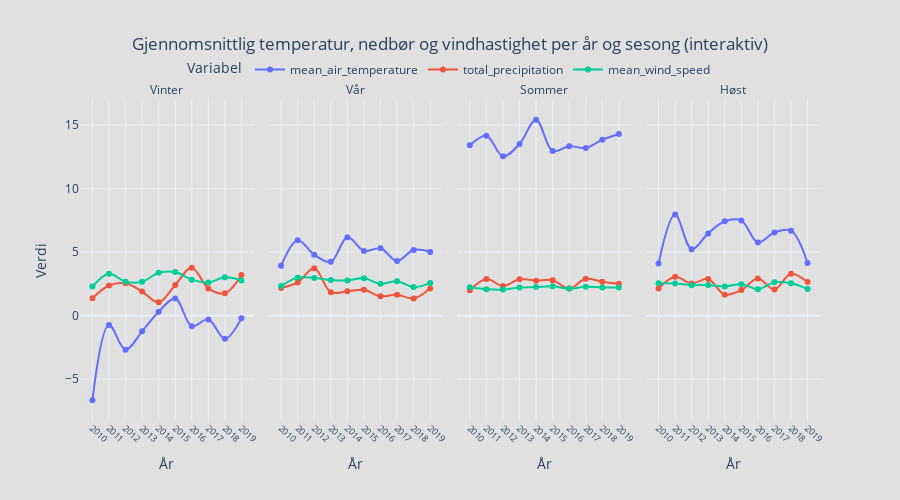

The cell this chart's notebook holds for it:
### Markdown cell above
#### Figur 5: Interaktiv Analyse av Klimavariabler over Tid 📈

**Formål:**  
Denne interaktive figuren gir brukeren mulighet til å utforske klimadata etter sesong. Den viser og sammenligner trender og variasjoner i temperatur, nedbør og vind over de fire årstidene. Målet er å enkelt kunne identifisere avvik som uvanlig varme somrer eller kalde vintre i perioden.


- **Lesbarhet:** Brukervennlig grensesnitt med gode akseetiketter og interaktive filtre.
- **Estetikk:** Interaktivt oppsett med hover-informasjon og fargekoding gjør det intuitivt og informativt.
- **Formidling:** Hjelper brukeren til å identifisere sesongmønstre og dykke dypere i spesifikke perioder.

### Code cell
plot_seasonal_weather_from_sqlite(frost_file)

### Figure 1 — Plotly figure (JSON) as saved in the notebook; plotly's stock layout.template omitted (floating-point values rounded to 4 significant figures)
{"data": [{"hovertemplate": "Variabel=mean_air_temperature<br>season=Vinter<br>År=%{x}<br>Verdi=%{y}<extra></extra>", "legendgroup": "mean_air_temperature", "line": {"color": "#636efa", "dash": "solid", "shape": "spline"}, "marker": {"symbol": "circle"}, "mode": "lines+markers", "name": "mean_air_temperature", "orientation": "v", "showlegend": true, "type": "scatter", "x": [2010, 2011, 2012, 2013, 2014, 2015, 2016, 2017, 2018, 2019], "xaxis": "x", "y": [-6.66, -0.73, -2.677, -1.233, 0.3089, 1.348, -0.8264, -0.2978, -1.822, -0.2112], "yaxis": "y"}, {"hovertemplate": "Variabel=total_precipitation<br>season=Vinter<br>År=%{x}<br>Verdi=%{y}<extra></extra>", "legendgroup": "total_precipitation", "line": {"color": "#EF553B", "dash": "solid", "shape": "spline"}, "marker": {"symbol": "circle"}, "mode": "lines+markers", "name": "total_precipitation", "orientation": "v", "showlegend": true, "type": "scatter", "x": [2010, 2011, 2012, 2013, 2014, 2015, 2016, 2017, 2018, 2019], "xaxis": "x", "y": [1.374, 2.38, 2.552, 1.898, 1.049, 2.418, 3.784, 2.148, 1.76, 3.199], "yaxis": "y"}, {"hovertemplate": "Variabel=mean_wind_speed<br>season=Vinter<br>År=%{x}<br>Verdi=%{y}<extra></extra>", "legendgroup": "mean_wind_speed", "line": {"color": "#00cc96", "dash": "solid", "shape": "spline"}, "marker": {"symbol": "circle"}, "mode": "lines+markers", "name": "mean_wind_speed", "orientation": "v", "showlegend": true, "type": "scatter", "x": [2010, 2011, 2012, 2013, 2014, 2015, 2016, 2017, 2018, 2019], "xaxis": "x", "y": [2.304, 3.303, 2.676, 2.671, 3.378, 3.433, 2.836, 2.614, 3.024, 2.779], "yaxis": "y"}, {"hovertemplate": "Variabel=mean_air_temperature<br>season=Vår<br>År=%{x}<br>Verdi=%{y}<extra></extra>", "legendgroup": "mean_air_temperature", "line": {"color": "#636efa", "dash": "solid", "shape": "spline"}, "marker": {"symbol": "circle"}, "mode": "lines+markers", "name": "mean_air_temperature", "orientation": "v", "showlegend": false, "type": "scatter", "x": [2010, 2011, 2012, 2013, 2014, 2015, 2016, 2017, 2018, 2019], "xaxis": "x2", "y": [3.934, 5.94, 4.801, 4.242, 6.185, 5.098, 5.304, 4.301, 5.174, 5.022], "yaxis": "y2"}, {"hovertemplate": "Variabel=total_precipitation<br>season=Vår<br>År=%{x}<br>Verdi=%{y}<extra></extra>", "legendgroup": "total_precipitation", "line": {"color": "#EF553B", "dash": "solid", "shape": "spline"}, "marker": {"symbol": "circle"}, "mode": "lines+markers", "name": "total_precipitation", "orientation": "v", "showlegend": false, "type": "scatter", "x": [2010, 2011, 2012, 2013, 2014, 2015, 2016, 2017, 2018, 2019], "xaxis": "x2", "y": [2.186, 2.618, 3.733, 1.845, 1.92, 2.034, 1.528, 1.658, 1.359, 2.146], "yaxis": "y2"}, {"hovertemplate": "Variabel=mean_wind_speed<br>season=Vår<br>År=%{x}<br>Verdi=%{y}<extra></extra>", "legendgroup": "mean_wind_speed", "line": {"color": "#00cc96", "dash": "solid", "shape": "spline"}, "marker": {"symbol": "circle"}, "mode": "lines+markers", "name": "mean_wind_speed", "orientation": "v", "showlegend": false, "type": "scatter", "x": [2010, 2011, 2012, 2013, 2014, 2015, 2016, 2017, 2018, 2019], "xaxis": "x2", "y": [2.329, 2.995, 2.976, 2.816, 2.777, 2.946, 2.507, 2.715, 2.253, 2.565], "yaxis": "y2"}, {"hovertemplate": "Variabel=mean_air_temperature<br>season=Sommer<br>År=%{x}<br>Verdi=%{y}<extra></extra>", "legendgroup": "mean_air_temperature", "line": {"color": "#636efa", "dash": "solid", "shape": "spline"}, "marker": {"symbol": "circle"}, "mode": "lines+markers", "name": "mean_air_temperature", "orientation": "v", "showlegend": false, "type": "scatter", "x": [2010, 2011, 2012, 2013, 2014, 2015, 2016, 2017, 2018, 2019], "xaxis": "x3", "y": [13.42, 14.17, 12.55, 13.52, 15.43, 12.97, 13.34, 13.21, 13.86, 14.31], "yaxis": "y3"}, {"hovertemplate": "Variabel=total_precipitation<br>season=Sommer<br>År=%{x}<br>Verdi=%{y}<extra></extra>", "legendgroup": "total_precipitation", "line": {"color": "#EF553B", "dash": "solid", "shape": "spline"}, "marker": {"symbol": "circle"}, "mode": "lines+markers", "name": "total_precipitation", "orientation": "v", "showlegend": false, "type": "scatter", "x": [2010, 2011, 2012, 2013, 2014, 2015, 2016, 2017, 2018, 2019], "xaxis": "x3", "y": [2.003, 2.88, 2.34, 2.87, 2.759, 2.795, 2.134, 2.912, 2.673, 2.517], "yaxis": "y3"}, {"hovertemplate": "Variabel=mean_wind_speed<br>season=Sommer<br>År=%{x}<br>Verdi=%{y}<extra></extra>", "legendgroup": "mean_wind_speed", "line": {"color": "#00cc96", "dash": "solid", "shape": "spline"}, "marker": {"symbol": "circle"}, "mode": "lines+markers", "name": "mean_wind_speed", "orientation": "v", "showlegend": false, "type": "scatter", "x": [2010, 2011, 2012, 2013, 2014, 2015, 2016, 2017, 2018, 2019], "xaxis": "x3", "y": [2.232, 2.083, 2.053, 2.22, 2.258, 2.317, 2.134, 2.28, 2.221, 2.213], "yaxis": "y3"}, {"hovertemplate": "Variabel=mean_air_temperature<br>season=Høst<br>År=%{x}<br>Verdi=%{y}<extra></extra>", "legendgroup": "mean_air_temperature", "line": {"color": "#636efa", "dash": "solid", "shape": "spline"}, "marker": {"symbol": "circle"}, "mode": "lines+markers", "name": "mean_air_temperature", "orientation": "v", "showlegend": false, "type": "scatter", "x": [2010, 2011, 2012, 2013, 2014, 2015, 2016, 2017, 2018, 2019], "xaxis": "x4", "y": [4.111, 7.969, 5.234, 6.481, 7.435, 7.492, 5.771, 6.553, 6.697, 4.141], "yaxis": "y4"}, {"hovertemplate": "Variabel=total_precipitation<br>season=Høst<br>År=%{x}<br>Verdi=%{y}<extra></extra>", "legendgroup": "total_precipitation", "line": {"color": "#EF553B", "dash": "solid", "shape": "spline"}, "marker": {"symbol": "circle"}, "mode": "lines+markers", "name": "total_precipitation", "orientation": "v", "showlegend": false, "type": "scatter", "x": [2010, 2011, 2012, 2013, 2014, 2015, 2016, 2017, 2018, 2019], "xaxis": "x4", "y": [2.145, 3.068, 2.535, 2.89, 1.657, 2.022, 2.92, 2.065, 3.295, 2.645], "yaxis": "y4"}, {"hovertemplate": "Variabel=mean_wind_speed<br>season=Høst<br>År=%{x}<br>Verdi=%{y}<extra></extra>", "legendgroup": "mean_wind_speed", "line": {"color": "#00cc96", "dash": "solid", "shape": "spline"}, "marker": {"symbol": "circle"}, "mode": "lines+markers", "name": "mean_wind_speed", "orientation": "v", "showlegend": false, "type": "scatter", "x": [2010, 2011, 2012, 2013, 2014, 2015, 2016, 2017, 2018, 2019], "xaxis": "x4", "y": [2.562, 2.543, 2.405, 2.42, 2.297, 2.476, 2.089, 2.623, 2.546, 2.093], "yaxis": "y4"}], "layout": {"annotations": [{"font": {}, "showarrow": false, "text": "Vinter", "x": 0.1175, "xanchor": "center", "xref": "paper", "y": 1, "yanchor": "bottom", "yref": "paper"}, {"font": {}, "showarrow": false, "text": "Vår", "x": 0.3725, "xanchor": "center", "xref": "paper", "y": 1, "yanchor": "bottom", "yref": "paper"}, {"font": {}, "showarrow": false, "text": "Sommer", "x": 0.6275, "xanchor": "center", "xref": "paper", "y": 1, "yanchor": "bottom", "yref": "paper"}, {"font": {}, "showarrow": false, "text": "Høst", "x": 0.8825, "xanchor": "center", "xref": "paper", "y": 1, "yanchor": "bottom", "yref": "paper"}], "height": 500, "hovermode": "x unified", "legend": {"orientation": "h", "title": {"text": "Variabel"}, "tracegroupgap": 0, "x": 0.5, "xanchor": "center", "y": 1.05, "yanchor": "bottom"}, "paper_bgcolor": "#e0e0e0", "plot_bgcolor": "#e0e0e0", "title": {"text": "Gjennomsnittlig temperatur, nedbør og vindhastighet per år og sesong (interaktiv)", "x": 0.5}, "xaxis": {"anchor": "y", "domain": [0, 0.235], "tickangle": 45, "tickfont": {"size": 9}, "tickmode": "array", "tickvals": [2010, 2011, 2012, 2013, 2014, 2015, 2016, 2017, 2018, 2019], "title": {"text": "År"}}, "xaxis2": {"anchor": "y2", "domain": [0.255, 0.49], "matches": "x", "tickangle": 45, "tickfont": {"size": 9}, "tickmode": "array", "tickvals": [2010, 2011, 2012, 2013, 2014, 2015, 2016, 2017, 2018, 2019], "title": {"text": "År"}}, "xaxis3": {"anchor": "y3", "domain": [0.51, 0.745], "matches": "x", "tickangle": 45, "tickfont": {"size": 9}, "tickmode": "array", "tickvals": [2010, 2011, 2012, 2013, 2014, 2015, 2016, 2017, 2018, 2019], "title": {"text": "År"}}, "xaxis4": {"anchor": "y4", "domain": [0.765, 1.0], "matches": "x", "tickangle": 45, "tickfont": {"size": 9}, "tickmode": "array", "tickvals": [2010, 2011, 2012, 2013, 2014, 2015, 2016, 2017, 2018, 2019], "title": {"text": "År"}}, "yaxis": {"anchor": "x", "domain": [0, 1], "title": {"text": "Verdi"}}, "yaxis2": {"anchor": "x2", "domain": [0, 1], "matches": "y", "showticklabels": false}, "yaxis3": {"anchor": "x3", "domain": [0, 1], "matches": "y", "showticklabels": false}, "yaxis4": {"anchor": "x4", "domain": [0, 1], "matches": "y", "showticklabels": false}}}
